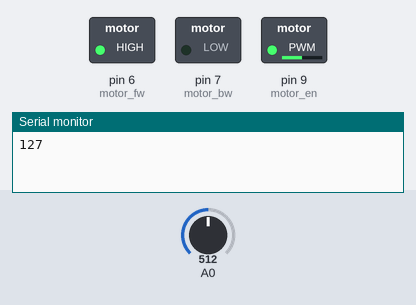
This sketch was run on a simulated Arduino Uno, built with avr-gcc and run on an emulated ATmega328P. On the bench: switched loads named in the sketch (green lamp = pin HIGH), the last lines printed to the serial monitor. Inputs (shaded band) come from the test bench; at power-on: A0 = 512.

Above: at 1.2 s.
1.3 s: A0 set to 0
At 2.5 s:
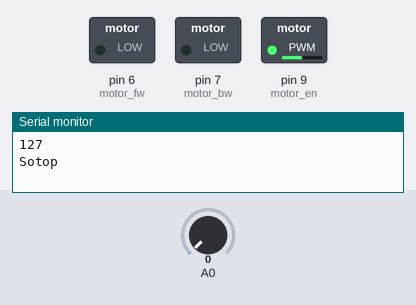
2.8 s: A0 set to 122
At 3.8 s:
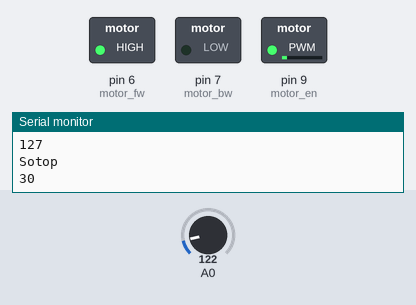
4.3 s: A0 set to 716
At 4.9 s:
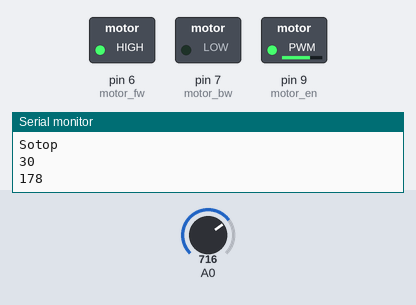
5.8 s: A0 set to 900
At 6.1 s:
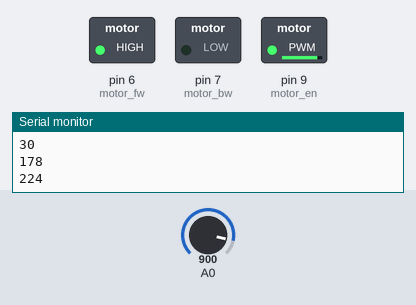
7.3 s: A0 set to 511
At 8.4 s:
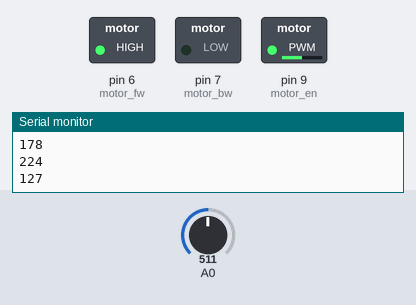
Timing chart, 0 to 9.8 s (numbered marks = the images above; inputs shaded):
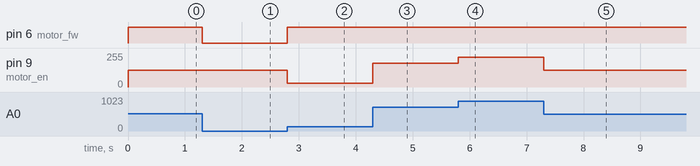

The sketch:

nassun.ino
```cpp
//Motor ports
int motor_en=9;
int motor_fw=6;
int motor_bw=7;

int car_speed = 0;

void setup() {
  // initialize serial communication at 9600 bits per second:
  Serial.begin(9600);
  pinMode(motor_en, OUTPUT);
  pinMode(motor_fw, OUTPUT);
  pinMode(motor_bw, OUTPUT);
}


// the loop routine runs over and over again forever:
void loop() {
  // read the input on analog pin 0:
  int sensorValue = analogRead(A0);
  int speedTmp = map(sensorValue,0,1023,0,255);
  if(car_speed != speedTmp){
    car_speed = speedTmp;
    if(car_speed <= 1){
      digitalWrite(motor_fw, LOW);
      Serial.println("Sotop");
    } else {
      Serial.println(car_speed);
      digitalWrite(motor_fw, HIGH);
      //analogWrite(motor_fw, car_speed);
      digitalWrite(motor_bw, LOW);
      //Set speed
      analogWrite(motor_en, car_speed);
      //digitalWrite(motor_en, HIGH);
    }
    delay(100);
  }

}
```

Measured:
- after the input at 1.3 s, pin 6 (motor_fw): HIGH → LOW at once
- after the input at 2.8 s, pin 6 (motor_fw): LOW → HIGH at once; pin 9 (motor_en): 127/255 → 30/255 at once
- after the input at 4.3 s, pin 9 (motor_en): 30/255 → 178/255 at once
- after the input at 5.8 s, pin 9 (motor_en): 178/255 → 224/255 at once
- after the input at 7.3 s, pin 9 (motor_en): 224/255 → 127/255 at once
